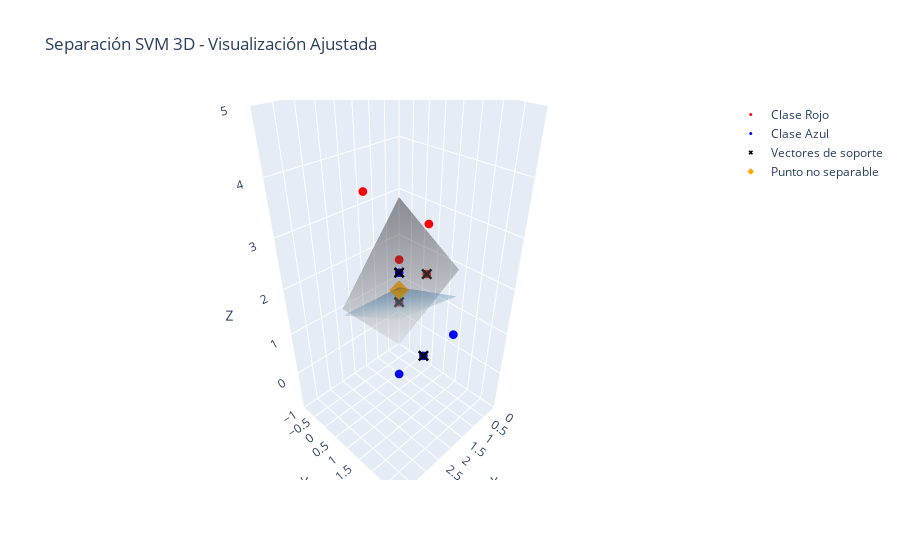

Write notebook code for a chart like this one.
### Markdown cell above
## Pregunta 2 - Visualización ajustada para SVM 3D

### Code cell
df = pd.DataFrame({
    'x': [1, 1, 1, 3, 1, 3, 1, 3, 1],
    'y': [0, 0, 1, 1, 1, 2, 2, 2, 1],
    'z': [1, 2, 2, 4, 3, 3, 1, 1, 0],
    'clase': ['Rojo'] * 5 + ['Azul'] * 4
})
df['clase_cod'] = np.where(df['clase'] == 'Azul', -1, 1)

# Escalamiento
scaler = StandardScaler()
X_scaled = scaler.fit_transform(df[['x', 'y', 'z']])
y = df['clase_cod']

# Modelo SVM
model = SVC(kernel='linear')
model.fit(X_scaled, y)
w = model.coef_[0]
b = model.intercept_[0]

# Vectores de soporte
support_vectors = df.iloc[model.support_]

# Hiperplano óptimo
x_range = np.linspace(df['x'].min(), df['x'].max(), 10)
y_range = np.linspace(df['y'].min(), df['y'].max(), 10)
x_mesh, y_mesh = np.meshgrid(x_range, y_range)
xy_flat = np.c_[x_mesh.ravel(), y_mesh.ravel(), np.zeros_like(x_mesh.ravel())]
xy_scaled = scaler.transform(xy_flat)
z_scaled = (-w[0] * xy_scaled[:, 0] - w[1] * xy_scaled[:, 1] - b) / w[2]
z_plane = scaler.inverse_transform(np.c_[xy_scaled[:, 0], xy_scaled[:, 1], z_scaled])[:, 2].reshape(x_mesh.shape)

# Hiperplano no óptimo (ligera inclinación)
wn = w.copy()
wn[2] += 1
bn = b + 0.5
zn_scaled = (-wn[0] * xy_scaled[:, 0] - wn[1] * xy_scaled[:, 1] - bn) / wn[2]
zn_plane = scaler.inverse_transform(np.c_[xy_scaled[:, 0], xy_scaled[:, 1], zn_scaled])[:, 2].reshape(x_mesh.shape)

# Punto adicional que rompe la separabilidad
punto_extra = pd.DataFrame({'x': [2], 'y': [1], 'z': [2], 'clase': ['Rojo'], 'clase_cod': [1]})

# Gráfico
fig = go.Figure()

# Puntos por clase
for clase, color in zip(['Rojo', 'Azul'], ['red', 'blue']):
    sub = df[df['clase'] == clase]
    fig.add_trace(go.Scatter3d(
        x=sub['x'], y=sub['y'], z=sub['z'],
        mode='markers',
        marker=dict(size=3, color=color),
        name=f'Clase {clase}'
    ))

# Vectores de soporte
fig.add_trace(go.Scatter3d(
    x=support_vectors['x'], y=support_vectors['y'], z=support_vectors['z'],
    mode='markers',
    marker=dict(size=4, color='black', symbol='x'),
    name='Vectores de soporte'
))

# Hiperplano óptimo
fig.add_trace(go.Surface(
    x=x_mesh, y=y_mesh, z=z_plane,
    colorscale='Greys',
    opacity=0.4,
    showscale=False,
    name='Hiperplano óptimo'
))

# Hiperplano no óptimo
fig.add_trace(go.Surface(
    x=x_mesh, y=y_mesh, z=zn_plane,
    colorscale='Blues',
    opacity=0.3,
    showscale=False,
    name='No óptimo'
))

# Punto que rompe separabilidad
fig.add_trace(go.Scatter3d(
    x=punto_extra['x'], y=punto_extra['y'], z=punto_extra['z'],
    mode='markers',
    marker=dict(size=5, color='orange', symbol='diamond'),
    name='Punto no separable'
))

# Configuración de ejes extendidos
fig.update_layout(
    title='Separación SVM 3D - Visualización Ajustada',
    scene=dict(
        xaxis=dict(title='X', range=[0, 4]),
        yaxis=dict(title='Y', range=[-1, 3]),
        zaxis=dict(title='Z', range=[-1, 5])
    )
)

fig.show()

### Figure 1 — Plotly figure (JSON) as saved in the notebook; plotly's stock layout.template omitted (floating-point values rounded to 4 significant figures)
{"data": [{"marker": {"color": "red", "size": 3}, "mode": "markers", "name": "Clase Rojo", "type": "scatter3d", "x": [1, 1, 1, 3, 1], "y": [0, 0, 1, 1, 1], "z": [1, 2, 2, 4, 3]}, {"marker": {"color": "blue", "size": 3}, "mode": "markers", "name": "Clase Azul", "type": "scatter3d", "x": [3, 1, 3, 1], "y": [2, 2, 2, 1], "z": [3, 1, 1, 0]}, {"marker": {"color": "black", "size": 4, "symbol": "x"}, "mode": "markers", "name": "Vectores de soporte", "type": "scatter3d", "x": [3, 1, 1, 1], "y": [2, 1, 0, 1], "z": [3, 0, 1, 2]}, {"colorscale": [[0, "rgb(255,255,255)"], [0.125, "rgb(240,240,240)"], [0.25, "rgb(217,217,217)"], [0.375, "rgb(189,189,189)"], [0.5, "rgb(150,150,150)"], [0.625, "rgb(115,115,115)"], [0.75, "rgb(82,82,82)"], [0.875, "rgb(37,37,37)"], [1, "rgb(0,0,0)"]], "name": "Hiperplano óptimo", "opacity": 0.4, "showscale": false, "type": "surface", "x": [[1.0, 1.222, 1.444, 1.667, 1.889, 2.111, 2.333, 2.556, 2.778, 3.0], [1.0, 1.222, 1.444, 1.667, 1.889, 2.111, 2.333, 2.556, 2.778, 3.0], [1.0, 1.222, 1.444, 1.667, 1.889, 2.111, 2.333, 2.556, 2.778, 3.0], [1.0, 1.222, 1.444, 1.667, 1.889, 2.111, 2.333, 2.556, 2.778, 3.0], [1.0, 1.222, 1.444, 1.667, 1.889, 2.111, 2.333, 2.556, 2.778, 3.0], [1.0, 1.222, 1.444, 1.667, 1.889, 2.111, 2.333, 2.556, 2.778, 3.0], [1.0, 1.222, 1.444, 1.667, 1.889, 2.111, 2.333, 2.556, 2.778, 3.0], [1.0, 1.222, 1.444, 1.667, 1.889, 2.111, 2.333, 2.556, 2.778, 3.0], [1.0, 1.222, 1.444, 1.667, 1.889, 2.111, 2.333, 2.556, 2.778, 3.0], [1.0, 1.222, 1.444, 1.667, 1.889, 2.111, 2.333, 2.556, 2.778, 3.0]], "y": [[0.0, 0.0, 0.0, 0.0, 0.0, 0.0, 0.0, 0.0, 0.0, 0.0], [0.2222, 0.2222, 0.2222, 0.2222, 0.2222, 0.2222, 0.2222, 0.2222, 0.2222, 0.2222], [0.4444, 0.4444, 0.4444, 0.4444, 0.4444, 0.4444, 0.4444, 0.4444, 0.4444, 0.4444], [0.6667, 0.6667, 0.6667, 0.6667, 0.6667, 0.6667, 0.6667, 0.6667, 0.6667, 0.6667], [0.8889, 0.8889, 0.8889, 0.8889, 0.8889, 0.8889, 0.8889, 0.8889, 0.8889, 0.8889], [1.111, 1.111, 1.111, 1.111, 1.111, 1.111, 1.111, 1.111, 1.111, 1.111], [1.333, 1.333, 1.333, 1.333, 1.333, 1.333, 1.333, 1.333, 1.333, 1.333], [1.556, 1.556, 1.556, 1.556, 1.556, 1.556, 1.556, 1.556, 1.556, 1.556], [1.778, 1.778, 1.778, 1.778, 1.778, 1.778, 1.778, 1.778, 1.778, 1.778], [2.0, 2.0, 2.0, 2.0, 2.0, 2.0, 2.0, 2.0, 2.0, 2.0]], "z": [[-0.1374, 0.05445, 0.2463, 0.4381, 0.6299, 0.8217, 1.013, 1.205, 1.397, 1.589], [0.1458, 0.3376, 0.5294, 0.7212, 0.9131, 1.105, 1.297, 1.488, 1.68, 1.872], [0.429, 0.6208, 0.8126, 1.004, 1.196, 1.388, 1.58, 1.772, 1.963, 2.155], [0.7122, 0.904, 1.096, 1.288, 1.479, 1.671, 1.863, 2.055, 2.247, 2.438], [0.9954, 1.187, 1.379, 1.571, 1.763, 1.954, 2.146, 2.338, 2.53, 2.722], [1.279, 1.47, 1.662, 1.854, 2.046, 2.238, 2.429, 2.621, 2.813, 3.005], [1.562, 1.754, 1.945, 2.137, 2.329, 2.521, 2.713, 2.904, 3.096, 3.288], [1.845, 2.037, 2.229, 2.42, 2.612, 2.804, 2.996, 3.188, 3.379, 3.571], [2.128, 2.32, 2.512, 2.704, 2.895, 3.087, 3.279, 3.471, 3.663, 3.854], [2.411, 2.603, 2.795, 2.987, 3.179, 3.37, 3.562, 3.754, 3.946, 4.138]]}, {"colorscale": [[0, "rgb(247,251,255)"], [0.125, "rgb(222,235,247)"], [0.25, "rgb(198,219,239)"], [0.375, "rgb(158,202,225)"], [0.5, "rgb(107,174,214)"], [0.625, "rgb(66,146,198)"], [0.75, "rgb(33,113,181)"], [0.875, "rgb(8,81,156)"], [1, "rgb(8,48,107)"]], "name": "No óptimo", "opacity": 0.3, "showscale": false, "type": "surface", "x": [[1.0, 1.222, 1.444, 1.667, 1.889, 2.111, 2.333, 2.556, 2.778, 3.0], [1.0, 1.222, 1.444, 1.667, 1.889, 2.111, 2.333, 2.556, 2.778, 3.0], [1.0, 1.222, 1.444, 1.667, 1.889, 2.111, 2.333, 2.556, 2.778, 3.0], [1.0, 1.222, 1.444, 1.667, 1.889, 2.111, 2.333, 2.556, 2.778, 3.0], [1.0, 1.222, 1.444, 1.667, 1.889, 2.111, 2.333, 2.556, 2.778, 3.0], [1.0, 1.222, 1.444, 1.667, 1.889, 2.111, 2.333, 2.556, 2.778, 3.0], [1.0, 1.222, 1.444, 1.667, 1.889, 2.111, 2.333, 2.556, 2.778, 3.0], [1.0, 1.222, 1.444, 1.667, 1.889, 2.111, 2.333, 2.556, 2.778, 3.0], [1.0, 1.222, 1.444, 1.667, 1.889, 2.111, 2.333, 2.556, 2.778, 3.0], [1.0, 1.222, 1.444, 1.667, 1.889, 2.111, 2.333, 2.556, 2.778, 3.0]], "y": [[0.0, 0.0, 0.0, 0.0, 0.0, 0.0, 0.0, 0.0, 0.0, 0.0], [0.2222, 0.2222, 0.2222, 0.2222, 0.2222, 0.2222, 0.2222, 0.2222, 0.2222, 0.2222], [0.4444, 0.4444, 0.4444, 0.4444, 0.4444, 0.4444, 0.4444, 0.4444, 0.4444, 0.4444], [0.6667, 0.6667, 0.6667, 0.6667, 0.6667, 0.6667, 0.6667, 0.6667, 0.6667, 0.6667], [0.8889, 0.8889, 0.8889, 0.8889, 0.8889, 0.8889, 0.8889, 0.8889, 0.8889, 0.8889], [1.111, 1.111, 1.111, 1.111, 1.111, 1.111, 1.111, 1.111, 1.111, 1.111], [1.333, 1.333, 1.333, 1.333, 1.333, 1.333, 1.333, 1.333, 1.333, 1.333], [1.556, 1.556, 1.556, 1.556, 1.556, 1.556, 1.556, 1.556, 1.556, 1.556], [1.778, 1.778, 1.778, 1.778, 1.778, 1.778, 1.778, 1.778, 1.778, 1.778], [2.0, 2.0, 2.0, 2.0, 2.0, 2.0, 2.0, 2.0, 2.0, 2.0]], "z": [[0.5584, 0.6567, 0.7551, 0.8534, 0.9518, 1.05, 1.148, 1.247, 1.345, 1.444], [0.7036, 0.8019, 0.9003, 0.9986, 1.097, 1.195, 1.294, 1.392, 1.49, 1.589], [0.8488, 0.9471, 1.045, 1.144, 1.242, 1.341, 1.439, 1.537, 1.636, 1.734], [0.994, 1.092, 1.191, 1.289, 1.387, 1.486, 1.584, 1.682, 1.781, 1.879], [1.139, 1.238, 1.336, 1.434, 1.533, 1.631, 1.729, 1.828, 1.926, 2.024], [1.284, 1.383, 1.481, 1.579, 1.678, 1.776, 1.874, 1.973, 2.071, 2.17], [1.43, 1.528, 1.626, 1.725, 1.823, 1.921, 2.02, 2.118, 2.216, 2.315], [1.575, 1.673, 1.772, 1.87, 1.968, 2.067, 2.165, 2.263, 2.362, 2.46], [1.72, 1.818, 1.917, 2.015, 2.113, 2.212, 2.31, 2.408, 2.507, 2.605], [1.865, 1.964, 2.062, 2.16, 2.259, 2.357, 2.455, 2.554, 2.652, 2.75]]}, {"marker": {"color": "orange", "size": 5, "symbol": "diamond"}, "mode": "markers", "name": "Punto no separable", "type": "scatter3d", "x": [2], "y": [1], "z": [2]}], "layout": {"scene": {"xaxis": {"range": [0, 4], "title": {"text": "X"}}, "yaxis": {"range": [-1, 3], "title": {"text": "Y"}}, "zaxis": {"range": [-1, 5], "title": {"text": "Z"}}}, "title": {"text": "Separación SVM 3D - Visualización Ajustada"}}}
